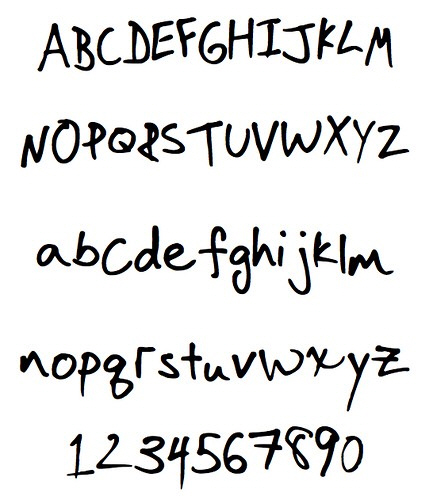
#> input picture OpenCVPython/Image/image01.jpg, 433 x 500 px, found by its file name
$ jupyter execute chap145.ipynb
#> lines starting #> are read from the running program, lines starting #| are printed output that depends on the picture; after the words box and inside, x2 and y2 are one past the last pixel; in counts of white or black regions, pixels touching at a corner belong together
# 1.4.5 Morphological Transformations

## 1. Erosion

[cell 1]
import cv2
import numpy as np

[cell 2]
def showImage(img):
    cv2.imshow('image',img)
    cv2.waitKey(0)
    cv2.destroyAllWindows()

[cell 3]
img = cv2.imread('./Char/image01.jpg',0)
#> img: shape (500, 433); min 0, max 255, mean 228.6
img = 255-img;
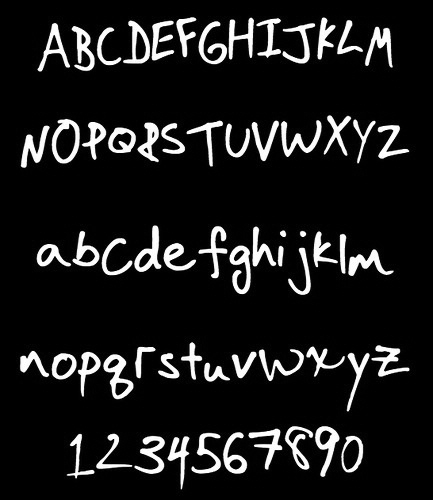
#> img: shape (500, 433); min 0, max 255, mean 26.4

[cell 4]
showImage(img)

[cell 5]
kernel = np.ones((3,3),np.uint8)
erosion = cv2.erode(img,kernel,iterations = 1)
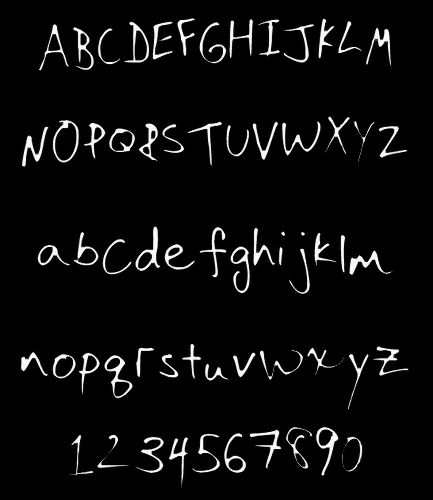
#> erosion: shape (500, 433); min 0, max 253, mean 12.3

[cell 6]
showImage(erosion)

## 2. Dilation

[cell 7]
kernel = np.ones((3,3),np.uint8)
dilation = cv2.dilate(img,kernel,iterations = 1)
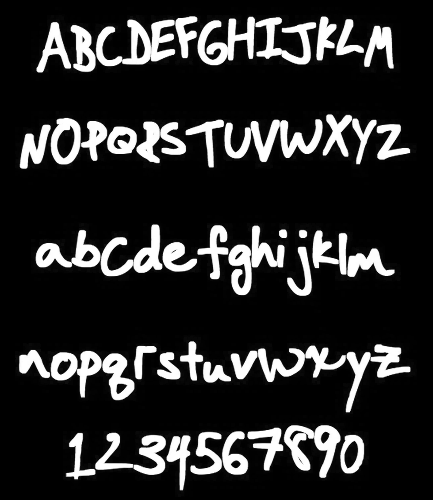
#> dilation: shape (500, 433); min 0, max 255, mean 41.2

[cell 8]
showImage(dilation)

## 3. Opening

[cell 9]
height, width = img.shape
#> height = 500; width = 433

[cell 10]
img = cv2.imread('./Char/image01.jpg',0)
img = 255-img;

[cell 11]
m = 1
noise_img = img.copy()
for i in range(100):
    x = np.random.randint(width)
    y = np.random.randint(height)
    noise_img[y-m:y+m,x-m:x+m]=255
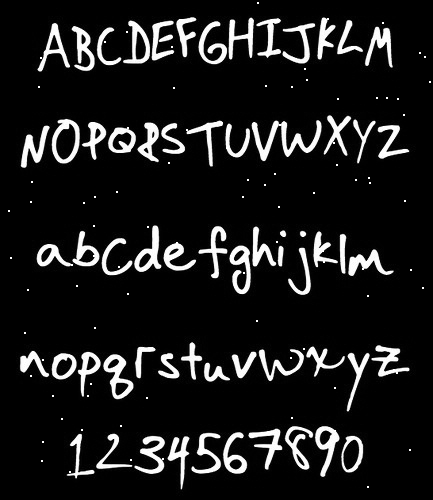
#> noise_img: shape (500, 433); 0.18% of pixels changed, all inside (x1, y1, x2, y2) = (8, 2, 431, 488)

[cell 12]
showImage(noise_img)

[cell 13]
kernel = np.ones((3,3),np.uint8)
opening = cv2.morphologyEx(noise_img, cv2.MORPH_OPEN, kernel)

[cell 14]
showImage(opening)

## 4. Closing

[cell 15]
img = cv2.imread('./Char/image01.jpg',0)
img = 255-img;

[cell 16]
m = 1
noise_img = img.copy()
for i in range(1000):
    x = np.random.randint(width)
    y = np.random.randint(height)
    noise_img[y-m:y+m,x-m:x+m]=0
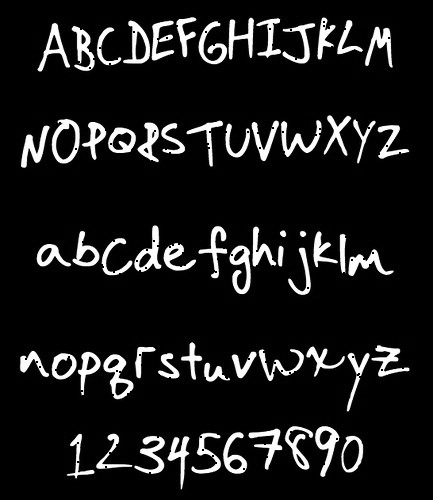
#> noise_img: shape (500, 433); 0.61% of pixels changed, all inside (x1, y1, x2, y2) = (16, 15, 414, 482)

[cell 17]
showImage(noise_img)

[cell 18]
kernel = np.ones((3,3),np.uint8)
closing = cv2.morphologyEx(noise_img, cv2.MORPH_CLOSE, kernel)
